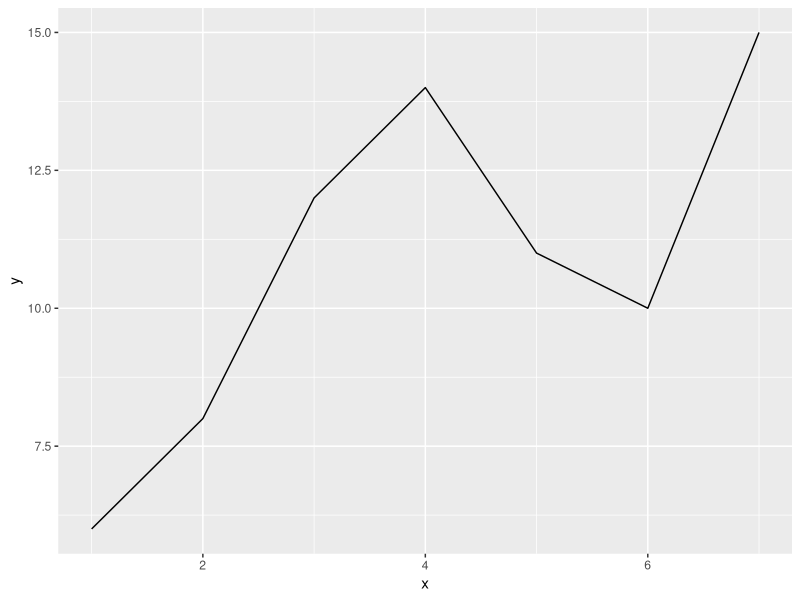
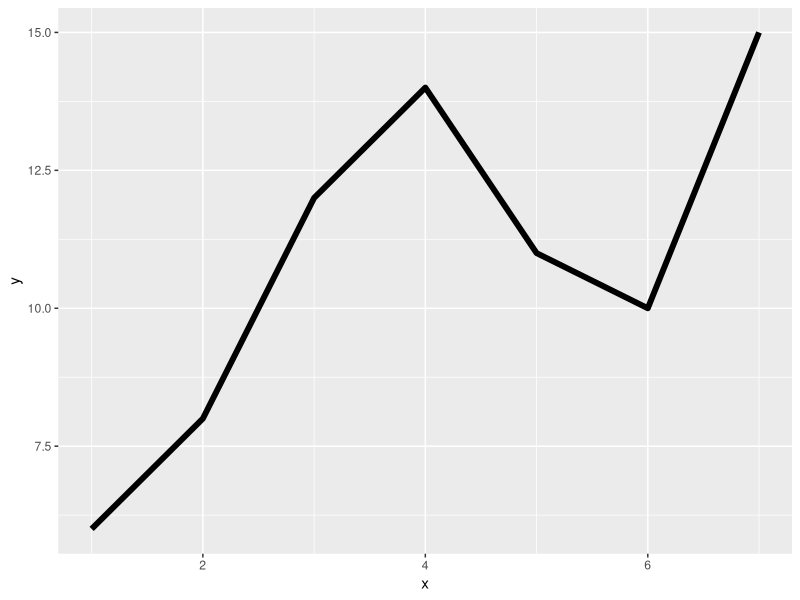
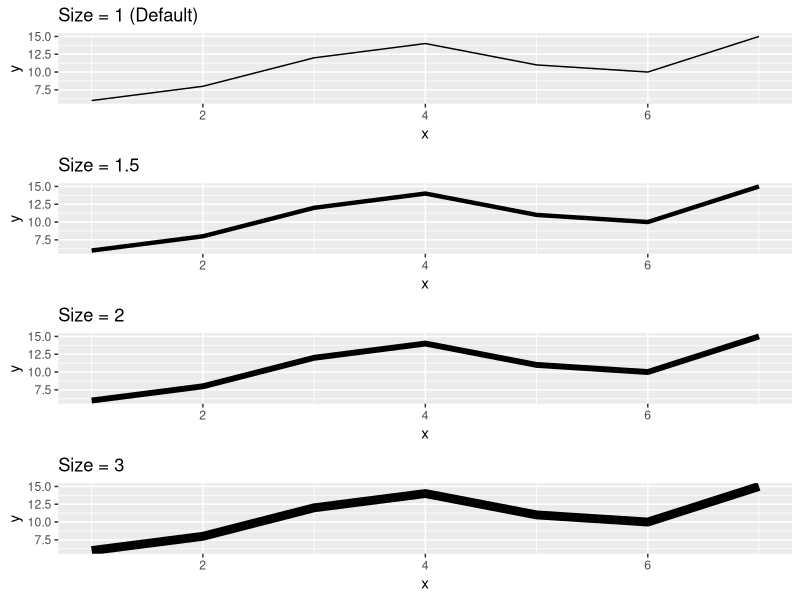

These figures' R source, in order:
# Example: Adjust Line Thickness in ggplot2
# load ggplot2 visualization package
library("ggplot2")

# create data 
df <- data.frame(x=c(1, 2, 3, 4, 5, 6, 7),
                 y=c(6, 8, 12, 14, 11, 10, 15))

# create line plot
ggplot(df, aes(x=x, y=y)) + 
  geom_line()

# By default, the line thickness is equal to 1 but we can increase
# it by using the size argument:
library("ggplot2")

# create line plot
ggplot(df, aes(x=x, y=y)) + 
  geom_line(size=2)

# The following code displays various line plots using different
# sizes for the line thickness:
library("ggplot2")
library("gridExtra")

# create data 
df <- data.frame(x=c(1, 2, 3, 4, 5, 6, 7),
                 y=c(6, 8, 12, 14, 11, 10, 15))

# create four line plots
plot1 <- ggplot(df, aes(x=x, y=y)) + geom_line() + ggtitle("Size = 1 (Default)")
plot2 <- ggplot(df, aes(x=x, y=y)) + geom_line(size=1.5) + ggtitle("Size = 1.5")
plot3 <- ggplot(df, aes(x=x, y=y)) + geom_line(size=2) + ggtitle("Size = 2")
plot4 <- ggplot(df, aes(x=x, y=y)) + geom_line(size=3) + ggtitle("Size = 3")

# display all line plots stacked on top of each other
grid.arrange(plot1, plot2, plot3, plot4, ncol=1)
